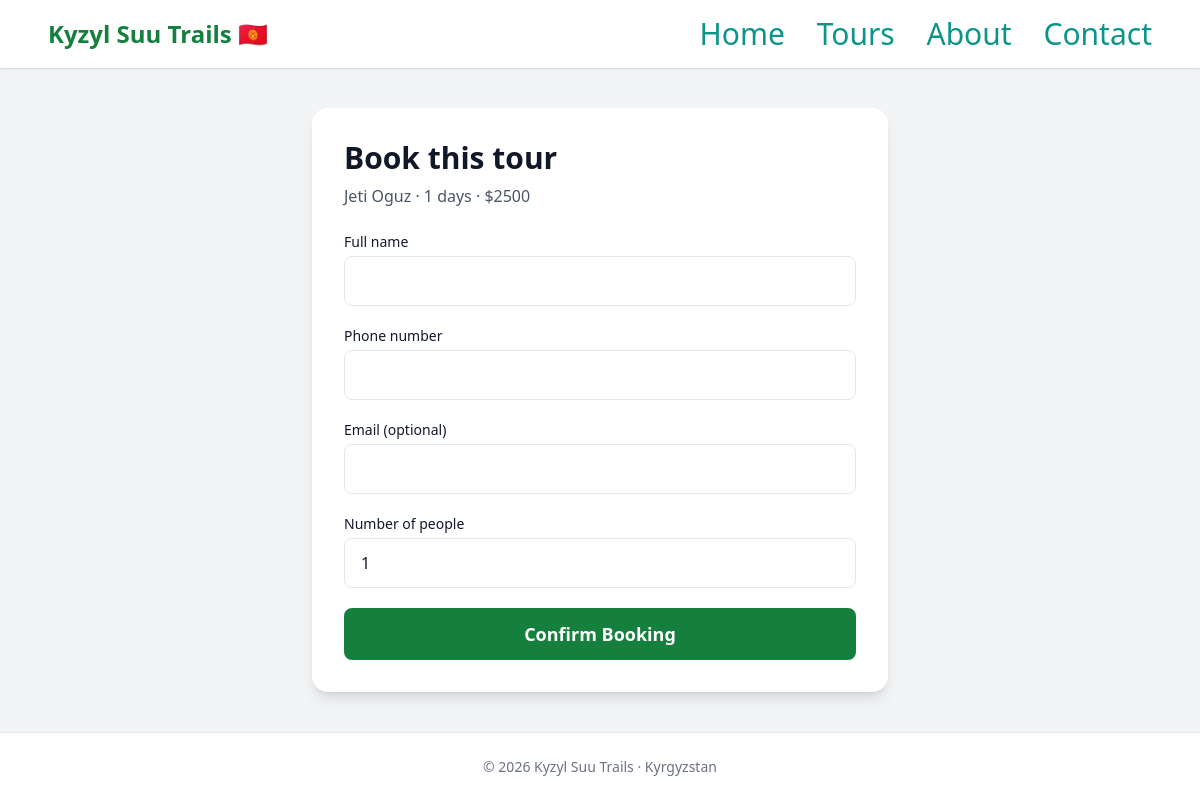
Page /create/2/ on the committed database.
### tours/models.py (models this page shows, shortened)
class Tour(models.Model):
    title = models.CharField(max_length=200)
    description = models.TextField()
    duration_days = models.PositiveIntegerField()
    price = models.PositiveIntegerField()
    max_people = models.PositiveIntegerField(default=10)
    image = models.ImageField(upload_to='media', blank=True, null=True)
    created_at = models.DateTimeField(auto_now_add=True)

### orders/views.py (the view)
# urls.py: path("create/<int:tour_id>/", create_order, name="create_order"),
def create_order(request, tour_id):
    tour = get_object_or_404(Tour, id=tour_id)
    if request.method == "POST":
        form = OrderForm(request.POST)
        if form.is_valid():
            order = form.save(commit=False)
            order.tour = tour
            existing_people = sum(
    o.people for o in tour.orders.all()
)
            if existing_people + order.people > tour.max_people:
                form.add_error("people", "Not enough available spots for this tour.")
            else:
                order.save()
            return redirect("orders:order_success")
    else:
        form = OrderForm()
    return render(request, "orders/create_order.html", {
        "tour": tour,
        "form": form
    })

### orders/forms.py
class OrderForm(forms.ModelForm):
    class Meta:
        model = Order
        fields = ["full_name", "phone", "email", "people"]
        widgets = {
            "full_name": forms.TextInput(attrs={
                "placeholder": "Your full name"
            }),
            "phone": forms.TextInput(attrs={
                "placeholder": "+996 XXX XXX XXX"
            }),
            "email": forms.EmailInput(attrs={
                "placeholder": "Email (optional)"
            }),
            "people": forms.NumberInput(attrs={
                "min": 1
            }),
        }

### config/orders/templates/orders/create_order.html (shortened to what this page needs)
{% extends "core/base.html" %}
{% block content %}
<div class="max-w-xl mx-auto bg-white p-8 rounded-2xl shadow-lg">
    <h1 class="text-3xl font-bold mb-2">
        Book this tour
    </h1>
    <p class="text-gray-600 mb-6">
        {{ tour.title }} · {{ tour.duration_days }} days · ${{ tour.price }}
    </p>
    <form method="post" class="space-y-5">
        <div>
            <label class="block text-sm font-medium mb-1">
                Full name
            </label>
            <input type="text" name="full_name"
                   value="{{ form.full_name.value|default:'' }}"
                   class="w-full border rounded-lg px-4 py-3 focus:ring-2 focus:ring-green-600 focus:outline-none"
                   required>
        </div>
        <div>
            <label class="block text-sm font-medium mb-1">
                Phone number
            </label>
            <input type="text" name="phone"
                   value="{{ form.phone.value|default:'' }}"
                   class="w-full border rounded-lg px-4 py-3 focus:ring-2 focus:ring-green-600 focus:outline-none"
                   required>
        </div>
        <div>
            <label class="block text-sm font-medium mb-1">
                Email (optional)
            </label>
            <input type="email" name="email"
                   value="{{ form.email.value|default:'' }}"
                   class="w-full border rounded-lg px-4 py-3 focus:ring-2 focus:ring-green-600 focus:outline-none">
        </div>
        <div>
            <label class="block text-sm font-medium mb-1">
                Number of people
            </label>
            <input type="number" name="people" min="1"
                   value="{{ form.people.value|default:1 }}"
                   class="w-full border rounded-lg px-4 py-3 focus:ring-2 focus:ring-green-600 focus:outline-none">
        </div>
        <button type="submit"
                class="w-full bg-green-700 text-white py-3 rounded-lg text-lg font-semibold hover:bg-green-800 transition">
            Confirm Booking
        </button>
    </form>
</div>
{% endblock %}

### rows in the picture
Tour: title "Jeti Oguz", duration_days "1", price "2500"
